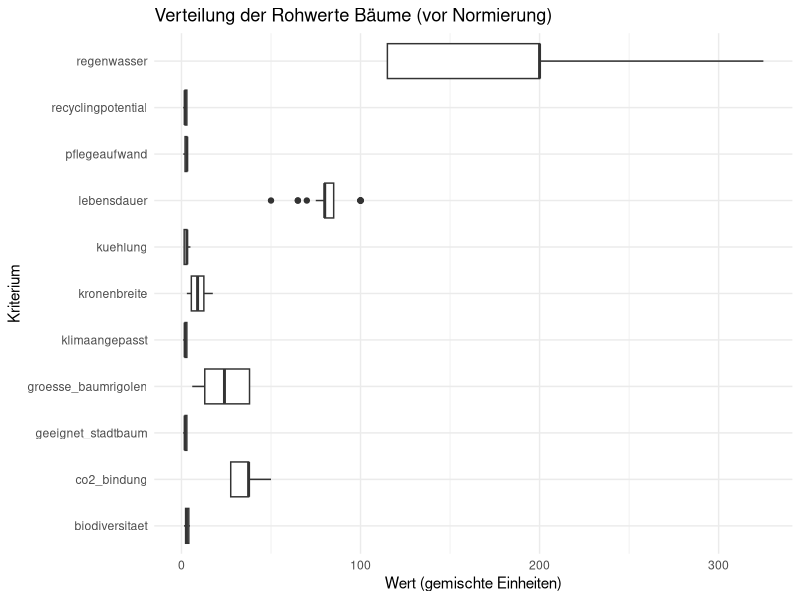
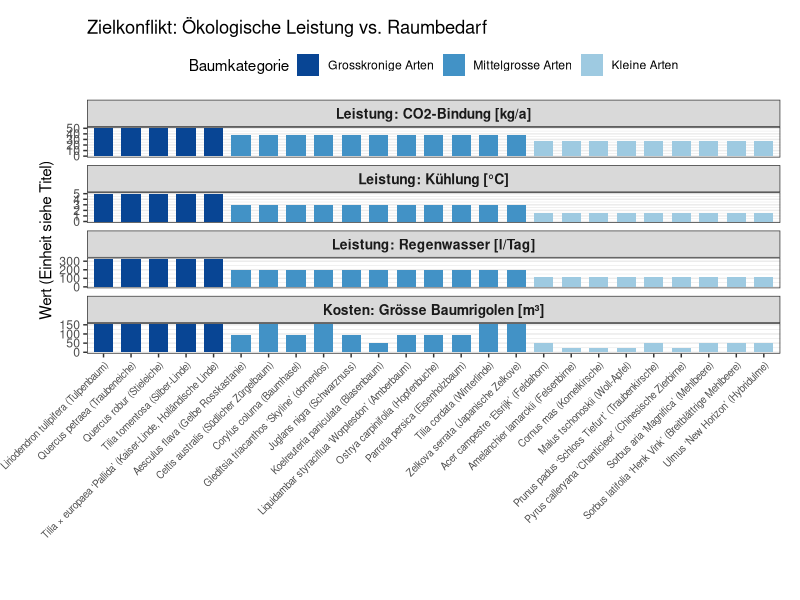
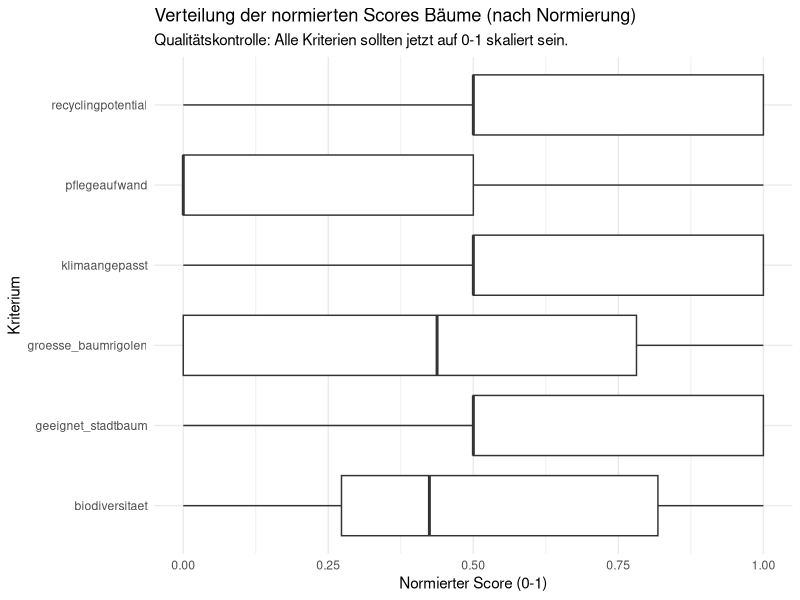
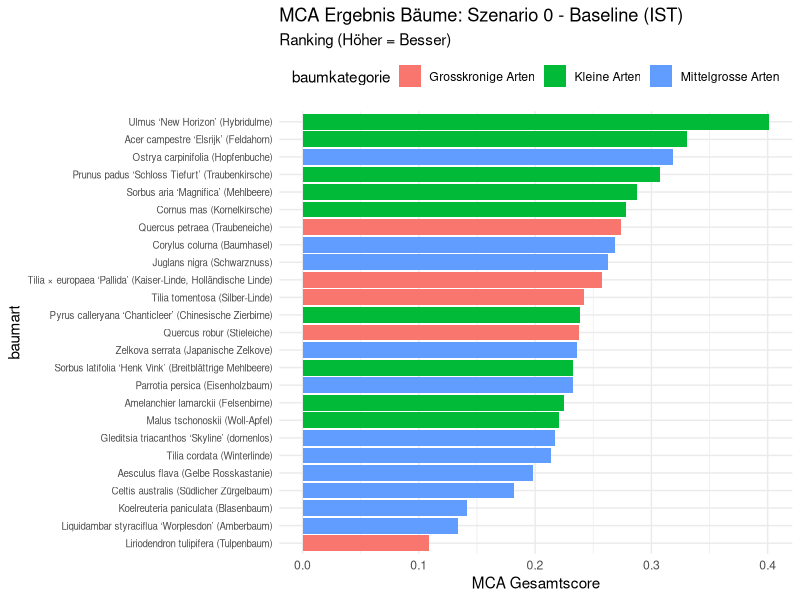
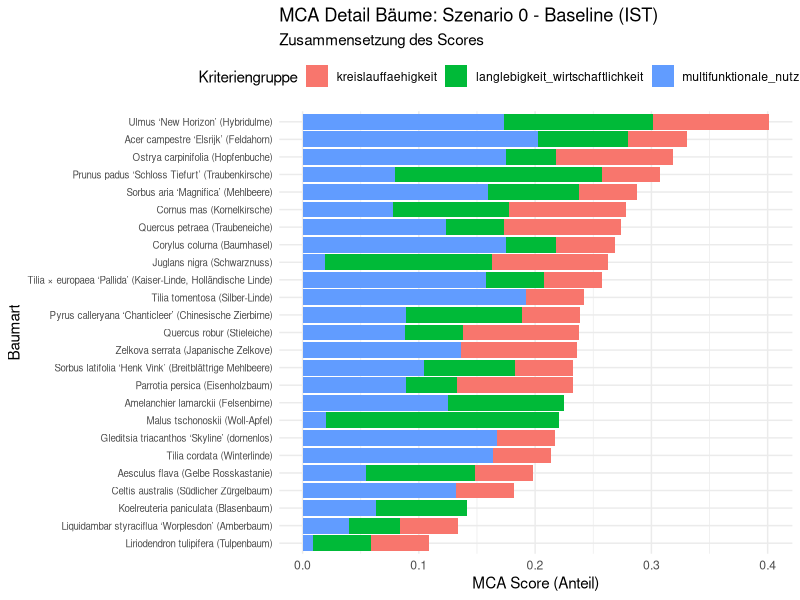
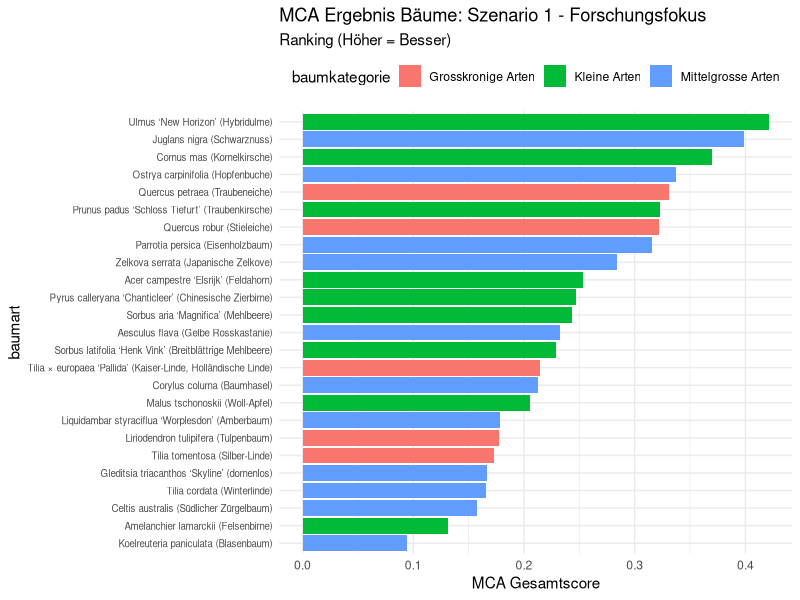
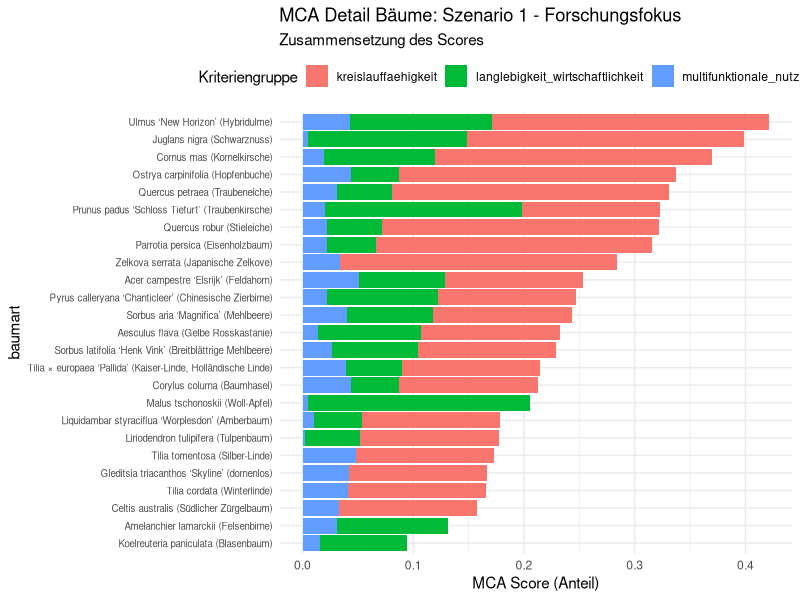
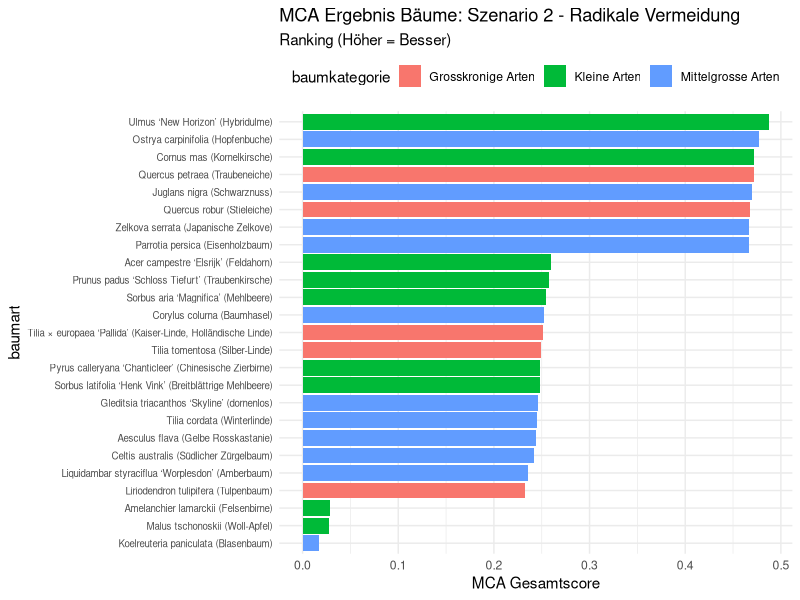

The R script that drew these images, in order: (Note: this script raises an error after producing the figures.)
## ---- chunk 1
library(tidyverse)
library(readr)
library(ggplot2)
library(forcats)
library(tidytext)

# RAGG als Grafik-Gerät verwenden
options(quarto.graphics = "ragg")

## ---- chunk 2
# Liest die Rohdaten für die Bäume ein
df_baeume_raw <- read_delim(
  "01_data_input/Baeume_tidy.csv", delim = ";"
)

# Liest die Gewichtungen für alle vier Szenarien ein
weights_s0_raw <- read_delim(
  "01_data_input/Baeume_Gewichtung_Szenario0.csv",
  delim = ";"
)
weights_s1_raw <- read_delim(
  "01_data_input/Baeume_Gewichtung_Szenario1.csv",
  delim = ";"
)
weights_s2_raw <- read_delim(
  "01_data_input/Baeume_Gewichtung_Szenario2.csv",
  delim = ";"
)
weights_s3_raw <- read_delim(
  "01_data_input/Baeume_Gewichtung_Szenario3.csv",
  delim = ";"
)
## ---- chunk 3
# A. Bereinigung der Rohdaten (Baeume_tidy.csv)
# Wähle die relevanten Spalten aus
df_baeume <- df_baeume_raw %>%
  select(baumkategorie, baumart, lebensdauer:recyclingpotential) 

# B. Bereinigung der Gewichtungen (ALLE SZENARIEN)
df_weights_s0 <- weights_s0_raw %>%
  mutate(szenario = "Szenario 0: Baseline (IST)")
df_weights_s1 <- weights_s1_raw %>%
  mutate(szenario = "Szenario 1: Forschungsfokus")
df_weights_s2 <- weights_s2_raw %>%
  mutate(szenario = "Szenario 2: Radikale Vermeidung")
df_weights_s3 <- weights_s3_raw %>%
  mutate(szenario = "Szenario 3: Radikaler Lebenszyklus")

# Zusammenführen zu einer Tabelle und Gesamtgewicht berechnen
df_weights <- bind_rows(df_weights_s0, df_weights_s1, df_weights_s2, df_weights_s3) %>%
  mutate(
    gewicht = group_weight * within_group_weight
  ) %>%
  rename(
    bewertungskategorie = criterion_id
  ) %>%
  select(szenario, bewertungskategorie, gewicht, group_id)

print("--- Finale Gewichtungs-Tabelle Bäume (df_weights) ---")
print(df_weights, n = 48) # 4 Szenarien * 12 Zeilen (11 Kriterien + 1 leere)



## ---- chunk 4
# 3.1 Wide-to-Long: Transformation der Rohdaten
df_baeume_long <- df_baeume %>%
  pivot_longer(
    # Nimmt alle Spalten von lebensdauer_mw bis recyclingpotential
    cols = c(lebensdauer:recyclingpotential),
    # ------------------------------------
    names_to = "bewertungskategorie",
    values_to = "wert"
  )

# 3.2 JOIN: Verknüpfung mit Gewichtungstabelle
df_baeume_joined <- df_baeume_long %>%
  left_join(df_weights,
            by = "bewertungskategorie",
            relationship = "many-to-many"
  )
## ---- chunk 5
# Boxplot der Rohwerte für Bäume
plot_rohwerte_baeume <- ggplot(df_baeume_joined, aes(x = bewertungskategorie, y = wert)) +
  geom_boxplot() +
  coord_flip() +
  labs(
    title = "Verteilung der Rohwerte Bäume (vor Normierung)",
    x = "Kriterium",
    y = "Wert (gemischte Einheiten)"
  ) +
  theme_minimal()

print(plot_rohwerte_baeume)
ggsave("02_export/plots/check_01_rohwerte_verteilung_baeume.png", plot = plot_rohwerte_baeume, width = 10, height = 7)


# -------------------------------------------------------
# PLOT MIT 4 KRITERIEN (CO2, Kühlung, Regenwasser, Kosten)
# -------------------------------------------------------

# 1. Daten vorbereiten
df_plot_tradeoff <- df_baeume_joined %>%
 filter(bewertungskategorie %in% c("co2_bindung", "kuehlung", "regenwasser", "groesse_baumrigolen")) %>%
  
  # Saubere Labels für die Facetten (Titel der 4 Grafiken)
  mutate(facet_label = case_when(
    bewertungskategorie == "co2_bindung" ~ "Leistung: CO2-Bindung [kg/a]",
    bewertungskategorie == "kuehlung" ~ "Leistung: Kühlung [°C]",
    bewertungskategorie == "regenwasser" ~ "Leistung: Regenwasser [l/Tag]",
    bewertungskategorie == "groesse_baumrigolen" ~ "Kosten: Grösse Baumrigolen [m³]"
  )) %>%
  
  # Reihenfolge der Facetten erzwingen (Erst Leistung, dann Kosten ganz unten)
  mutate(facet_label = fct_relevel(facet_label, 
                                   "Leistung: CO2-Bindung [kg/a]",
                                   "Leistung: Kühlung [°C]",
                                   "Leistung: Regenwasser [l/Tag]",
                                   "Kosten: Grösse Baumrigolen [m³]")) %>%

  # Reihenfolge der Kategorien erzwingen (Gross -> Mittel -> Klein)
  mutate(baumkategorie = fct_relevel(baumkategorie, 
                                     "Grosskronige Arten", 
                                     "Mittelgrosse Arten", 
                                     "Kleine Arten")) %>%
  
  # Sortierung der X-Achse erzwingen
  arrange(baumkategorie, baumart) %>%
  mutate(baumart_sortiert = factor(baumart, levels = unique(baumart)))

# 2. Plot erstellen
plot_tradeoff_4fach <- ggplot(df_plot_tradeoff, 
       aes(x = baumart_sortiert, 
           y = wert, 
           fill = baumkategorie)) +
  
  geom_col(width = 0.7) +
  
  # Faceting: 4 Grafiken UNTEREINANDER (ncol = 1)
  facet_wrap(~facet_label, ncol = 1, scales = "free_y") +
  
  # Farben: Blautöne
  scale_fill_manual(values = c(
    "Grosskronige Arten" = "#084594",   # Dunkelblau
    "Mittelgrosse Arten" = "#4292c6",   # Mittelblau
    "Kleine Arten" = "#9ecae1"          # Hellblau
  )) +
  
  labs(
    title = "Zielkonflikt: Ökologische Leistung vs. Raumbedarf",
    x = "", 
    y = "Wert (Einheit siehe Titel)",
    fill = "Baumkategorie"
  ) +
  theme_bw() + 
  theme(
    legend.position = "top", 
    strip.text = element_text(face = "bold", size = 10),
    axis.text.x = element_text(angle = 45, hjust = 1, size = 7), # Namen schräg
    panel.grid.major.x = element_blank(),
    plot.margin = unit(c(0.5, 0.5, 1, 1), "cm")
  )


# 3. Speichern (Extra hoch, damit 4 Grafiken Platz haben)
print(plot_tradeoff_4fach)

ggsave("02_export/plots/check_03_zielkonflikt_baeume_4fach.png", 
       plot = plot_tradeoff_4fach, width = 10, height = 14, bg = "white")

## ---- chunk 6
# 5.1 Definieren: Welche Baum-Kriterien sind 'schlechter', wenn sie 'höher' sind?
kriterien_lower_is_better_baeume <- c(
  "pflegeaufwand",
  "groesse_baumrigolen"
)
# ----------------------------------

# 5.2 Min-Max-Skalierung (Normierung)

# 5.2a: Min/Max-Werte berechnen
df_baeume_with_minmax <- df_baeume_joined %>%
  filter(!is.na(wert)) %>%
  filter(!is.na(gewicht)) %>% # Ignoriert Kriterien ohne Gewicht (wie 'umweltbelastung')
  group_by(bewertungskategorie) %>%
  mutate(
    min_wert = min(wert, na.rm = TRUE),
    max_wert = max(wert, na.rm = TRUE)
  ) %>%
  ungroup()

# Überprüfung Min/Max
df_min_max_summary_baeume <- df_baeume_with_minmax %>%
  select(bewertungskategorie, min_wert, max_wert) %>%
  distinct()

print("--- Min/Max-Werte pro Baum-Kriterium ---")
print(df_min_max_summary_baeume)

# 5.2b: Skalierung auf 0-1 berechnen
df_baeume_normalized <- df_baeume_with_minmax %>%
  mutate(
    score_normiert = case_when(
      (max_wert - min_wert) == 0 ~ 1,
      !(bewertungskategorie %in% kriterien_lower_is_better_baeume) ~ (wert - min_wert) / (max_wert - min_wert),
      bewertungskategorie %in% kriterien_lower_is_better_baeume ~ 1 - ((wert - min_wert) / (max_wert - min_wert))
      )
    )
## ---- chunk 7
# Boxplot der normierten Scores für Bäume
plot_normiert_baeume <- ggplot(df_baeume_normalized, aes(x = bewertungskategorie, y = score_normiert)) +
  geom_boxplot() +
  coord_flip() +
  scale_y_continuous(limits = c(0, 1)) +
  labs(
    title = "Verteilung der normierten Scores Bäume (nach Normierung)",
    subtitle = "Qualitätskontrolle: Alle Kriterien sollten jetzt auf 0-1 skaliert sein.",
    x = "Kriterium",
    y = "Normierter Score (0-1)"
  ) +
  theme_minimal()

print(plot_normiert_baeume)
ggsave("02_export/plots/check_02_normierte_scores_baeume.png", plot = plot_normiert_baeume, width = 10, height = 7)

## ---- chunk 8
# 7.1 Berechnung des gewichteten Scores
df_mca_calculated_baeume <- df_baeume_normalized %>%
  mutate(
    MCA_score_kriterium = score_normiert * gewicht
  )

# 7.2 Aggregation pro Baum & Szenario
# (Verwendet 100% saubere Leerzeichen und Kleinbuchstaben)
df_mca_total_baeume <- df_mca_calculated_baeume %>%
  group_by(szenario, baumkategorie, baumart) %>%
  summarise(
    MCA_gesamtscore = sum(MCA_score_kriterium, na.rm = TRUE),
    .groups = 'drop' # Hebt die Gruppierung sauber auf
  ) %>%
  arrange(szenario, desc(MCA_gesamtscore))

# Anzeigen der Ergebnisse (sollte jetzt 100 Zeilen haben = 25 Bäume * 4 Szenarien)
print("--- MCA Gesamtergebnis Bäume (sortiert) ---")
print(df_mca_total_baeume, n = Inf) 


# ---
# 7.3 - Auswahl der Top 3 Bäume pro Szenario
# ---
N_BAEUME_AUSWAEHLEN <- 3

df_sieger_baeume <- df_mca_total_baeume %>%
  group_by(szenario) %>%
  slice_max(MCA_gesamtscore, n = N_BAEUME_AUSWAEHLEN) %>%
  ungroup() %>%
  arrange(szenario, desc(MCA_gesamtscore))

print(paste("--- Top", N_BAEUME_AUSWAEHLEN, "Bäume pro Szenario (für Artenvielfalt) ---"))
print(df_sieger_baeume, n = Inf)
# ----------------------------------------------------
## ---- chunk 9

#| label: fig-mca-plot-s0-lc
#| fig.width: 13
#| fig.height: 9
#| out.width: "95%"
#| dpi: 300

# --- Plot 1: Ranking ---
data_s0 <- df_mca_total_baeume %>% filter(szenario == "Szenario 0: Baseline (IST)")

plot_s0_rank <- ggplot(data_s0,
       aes(x = MCA_gesamtscore,
           y = fct_reorder(baumart, MCA_gesamtscore),
           fill = baumkategorie)) +
           # -------------------------------
  geom_col() +
  labs(
    title = "MCA Ergebnis Bäume: Szenario 0 - Baseline (IST)",
    subtitle = "Ranking (Höher = Besser)",
    x = "MCA Gesamtscore",
    y = "baumart",
    fill = "baumkategorie"
    # -------------------------------
  ) +
  theme_minimal() +
  theme(legend.position = "top", axis.text.y = element_text(size = 7))

print(plot_s0_rank)
ggsave("02_export/plots/mca_gesamtergebnis_s0_baeume.png",
       plot = plot_s0_rank, width = 13, height = 9, units = "in", dpi = 300)

# --- Plot 2: Stacked Detail ---
df_mca_groups_baeume_plot <- df_mca_calculated_baeume %>%
  group_by(szenario, baumkategorie, baumart, group_id) %>%
  summarise(gruppen_score = sum(MCA_score_kriterium, na.rm = TRUE), .groups = 'drop') %>%
  # Join mit df_mca_total_baeume 
  left_join(df_mca_total_baeume, by = c("szenario", "baumkategorie", "baumart"))

data_s0_groups <- df_mca_groups_baeume_plot %>% filter(szenario == "Szenario 0: Baseline (IST)")
# ---------------------------------------------

plot_s0_stack <- ggplot(data_s0_groups,
       aes(x = gruppen_score,
           y = fct_reorder(baumart, MCA_gesamtscore),
           fill = group_id)) +
           # -------------------------------
  geom_col(position = "stack") +
  labs(
    title = "MCA Detail Bäume: Szenario 0 - Baseline (IST)",
    subtitle = "Zusammensetzung des Scores",
    x = "MCA Score (Anteil)",
    y = "Baumart",
    fill = "Kriteriengruppe"
  ) +
  theme_minimal() +
  theme(legend.position = "top", axis.text.y = element_text(size = 7))

print(plot_s0_stack)
ggsave("02_export/plots/mca_detail_gruppen_s0_baeume.png",
       plot = plot_s0_stack, width = 13, height = 9, units = "in", dpi = 300)

## ---- chunk 10

#| label: fig-mca-plots-s1-lc
#| fig.width: 13
#| fig.height: 9
#| out.width: "95%"
#| dpi: 300

# --- Plot 1: Ranking ---
data_s1 <- df_mca_total_baeume %>% filter(szenario == "Szenario 1: Forschungsfokus")

plot_s1_rank <- ggplot(data_s1,
       aes(x = MCA_gesamtscore,
           y = fct_reorder(baumart, MCA_gesamtscore), # lc
           fill = baumkategorie)) + # lc
  geom_col() +
  labs(
    title = "MCA Ergebnis Bäume: Szenario 1 - Forschungsfokus",
    subtitle = "Ranking (Höher = Besser)",
    x = "MCA Gesamtscore", y = "baumart", fill = "baumkategorie" # lc
  ) +
  theme_minimal() +
  theme(legend.position = "top", axis.text.y = element_text(size = 7))

print(plot_s1_rank)
ggsave("02_export/plots/mca_gesamtergebnis_s1_baeume.png",
       plot = plot_s1_rank, width = 13, height = 9, units = "in", dpi = 300)

# --- Plot 2: Stacked Detail ---
data_s1_groups <- df_mca_groups_baeume_plot %>% filter(szenario == "Szenario 1: Forschungsfokus") # Uses df calculated above

plot_s1_stack <- ggplot(data_s1_groups,
       aes(x = gruppen_score,
           y = fct_reorder(baumart, MCA_gesamtscore), # lc
           fill = group_id)) +
  geom_col(position = "stack") +
  labs(
    title = "MCA Detail Bäume: Szenario 1 - Forschungsfokus",
    subtitle = "Zusammensetzung des Scores",
     x = "MCA Score (Anteil)", y = "baumart", fill = "Kriteriengruppe" # lc
  ) +
  theme_minimal() +
  theme(legend.position = "top", axis.text.y = element_text(size = 7))

print(plot_s1_stack)
ggsave("02_export/plots/mca_detail_gruppen_s1_baeume.png",
       plot = plot_s1_stack, width = 13, height = 9, units = "in", dpi = 300)
## ---- chunk 11
#| label: fig-mca-plots-s2-lc
#| fig.width: 13
#| fig.height: 9
#| out.width: "95%"
#| dpi: 300

# --- Plot 1: Ranking ---
data_s2 <- df_mca_total_baeume %>% filter(szenario == "Szenario 2: Radikale Vermeidung")

plot_s2_rank <- ggplot(data_s2,
       aes(x = MCA_gesamtscore,
           y = fct_reorder(baumart, MCA_gesamtscore), # lc
           fill = baumkategorie)) + # lc
  geom_col() +
  labs(
    title = "MCA Ergebnis Bäume: Szenario 2 - Radikale Vermeidung",
    subtitle = "Ranking (Höher = Besser)",
    x = "MCA Gesamtscore", y = "baumart", fill = "baumkategorie" # lc
  ) +
  theme_minimal() +
  theme(legend.position = "top", axis.text.y = element_text(size = 7))

print(plot_s2_rank)
ggsave("02_export/plots/mca_gesamtergebnis_s2_baeume.png",
       plot = plot_s2_rank, width = 13, height = 9, units = "in", dpi = 300)

# --- Plot 2: Stacked Detail ---
data_s2_groups <- df_mca_groups_baeume_plot %>% filter(szenario == "Szenario 2: Radikale Vermeidung") # Uses df calculated above

plot_s2_stack <- ggplot(data_s2_groups,
       aes(x = gruppen_score,
           y = fct_reorder(baumart, MCA_gesamtscore), # lc
           fill = group_id)) +
  geom_col(position = "stack") +
  labs(
    title = "MCA Detail Bäume: Szenario 2 - Radikale Vermeidung",
    subtitle = "Zusammensetzung des Scores",
    x = "MCA Score (Anteil)", y = "baumart", fill = "Kriteriengruppe" # lc
  ) +
  theme_minimal() +
  theme(legend.position = "top", axis.text.y = element_text(size = 7))

print(plot_s2_stack)
ggsave("02_export/plots/mca_detail_gruppen_s2_baeume.png",
       plot = plot_s2_stack, width = 13, height = 9, units = "in", dpi = 300)
## ---- chunk 12

#| label: fig-mca-plots-s3-lc
#| fig.width: 13
#| fig.height: 9
#| out.width: "95%"
#| dpi: 300

# --- Plot 1: Ranking ---
data_s3 <- df_mca_total_baeume %>% filter(szenario == "Szenario 3: Radikaler Lebenszyklus")

plot_s3_rank <- ggplot(data_s3,
       aes(x = MCA_gesamtscore,
           y = fct_reorder(baumart, MCA_gesamtscore), # lc
           fill = baumkategorie)) + # lc
  geom_col() +
  labs(
    title = "MCA Ergebnis Bäume: Szenario 3 - Radikaler Lebenszyklus",
    subtitle = "Ranking (Höher = Besser)",
     x = "MCA Gesamtscore", y = "Baumart", fill = "Baumkategorie" # lc
  ) +
  theme_minimal() +
  theme(legend.position = "top", axis.text.y = element_text(size = 7))

print(plot_s3_rank)
ggsave("02_export/plots/mca_gesamtergebnis_s3_baeume.png",
       plot = plot_s3_rank, width = 13, height = 9, units = "in", dpi = 300)

# --- Plot 2: Stacked Detail ---
data_s3_groups <- df_mca_groups_baeume_plot %>% filter(szenario == "Szenario 3: Radikaler Lebenszyklus") # Uses df calculated above

plot_s3_stack <- ggplot(data_s3_groups,
       aes(x = gruppen_score,
           y = fct_reorder(baumart, MCA_gesamtscore), # lc
           fill = group_id)) +
  geom_col(position = "stack") +
  labs(
    title = "MCA Detail Bäume: Szenario 3 - Radikaler Lebenszyklus",
    subtitle = "Zusammensetzung des Scores",
     x = "MCA Score (Anteil)", y = "Baumart", fill = "Kriteriengruppe" # lc
  ) +
  theme_minimal() +
  theme(legend.position = "top", axis.text.y = element_text(size = 7))

print(plot_s3_stack)
ggsave("02_export/plots/mca_detail_gruppen_s3_baeume.png",
       plot = plot_s3_stack, width = 13, height = 9, units = "in", dpi = 300)

## ---- chunk 13

# 1. Speichern der finalen MCA-Rangliste (alle Bäume, alle Szenarien)
write_csv2(
  df_mca_total_baeume,
  file = "02_export/tables/mca_rangliste_alle_szenarien_baeume.csv"
)

# 2. Speichern der kompletten Berechnungs-Details
write_csv2(
  df_mca_calculated_baeume,
  file = "02_export/tables/mca_details_berechnung_alle_szenarien_baeume.csv"
)

# ---
# 3. (WICHTIG) Speichern der Top-3-Auswahl für die Zeitstrahl-Analyse
# ---
write_csv2(
  df_sieger_baeume, # Das Objekt, das du in Block 7.3 erstellt hast
  file = "02_export/tables/mca_top3_baeume_pro_szenario.csv"
)
